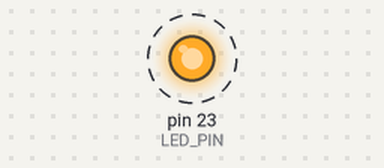
The sketch below on a simulated Arduino Mega 2560, built for the host (arithmetic inside an expression is 32-bit, double 64-bit). On the bench: output pins drawn as LEDs (lit = HIGH). Dashed ring = blinking.

Above: at 0.2 s.
Timing chart, 0 to 4.6 s (numbered marks = the images above):
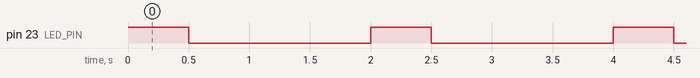

The sketch:

A06_Blink_configurable.ino
```cpp
/*
  Project: Blink configurable
  Description: Hace parpadear un LED conectado al pin 23 con
               tiempos de encendido y apagado configurables.
*/

// Pin donde está conectado el LED (no cambia nunca -> const)
const int LED_PIN = 23;

// Tiempos configurables (en milisegundos)
unsigned long tempsEncès = 500;   // Tiempo con el LED encendido
unsigned long tempsApagat = 1500; // Tiempo con el LED apagado

void setup() {
  pinMode(LED_PIN, OUTPUT);
}

void loop() {
  digitalWrite(LED_PIN, HIGH);  // Enciende el LED
  delay(tempsEncès);

  digitalWrite(LED_PIN, LOW);   // Apaga el LED
  delay(tempsApagat);
}
```

Measured:
- by itself, pin 23 (LED_PIN): alternates HIGH for 0.50 s and LOW for 1.5 s
